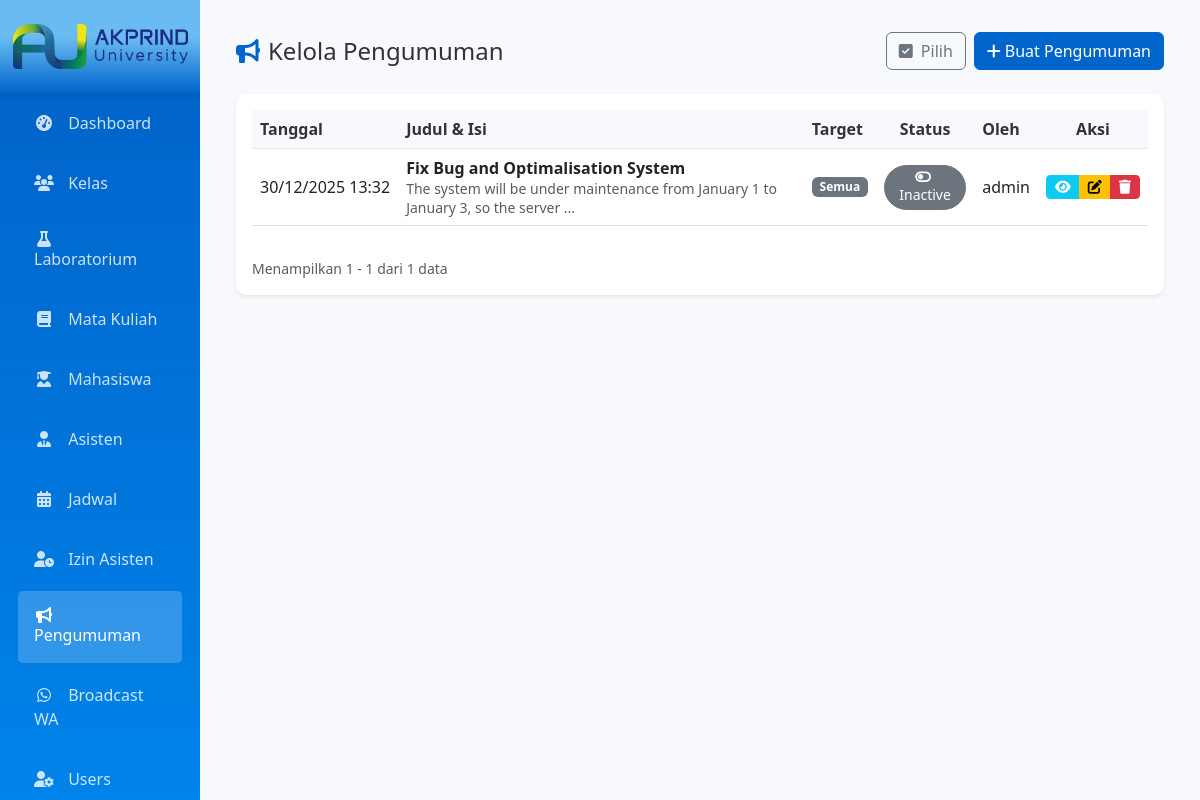
Before: /index.php?page=admin_pengumuman (signed in) with the older database file.
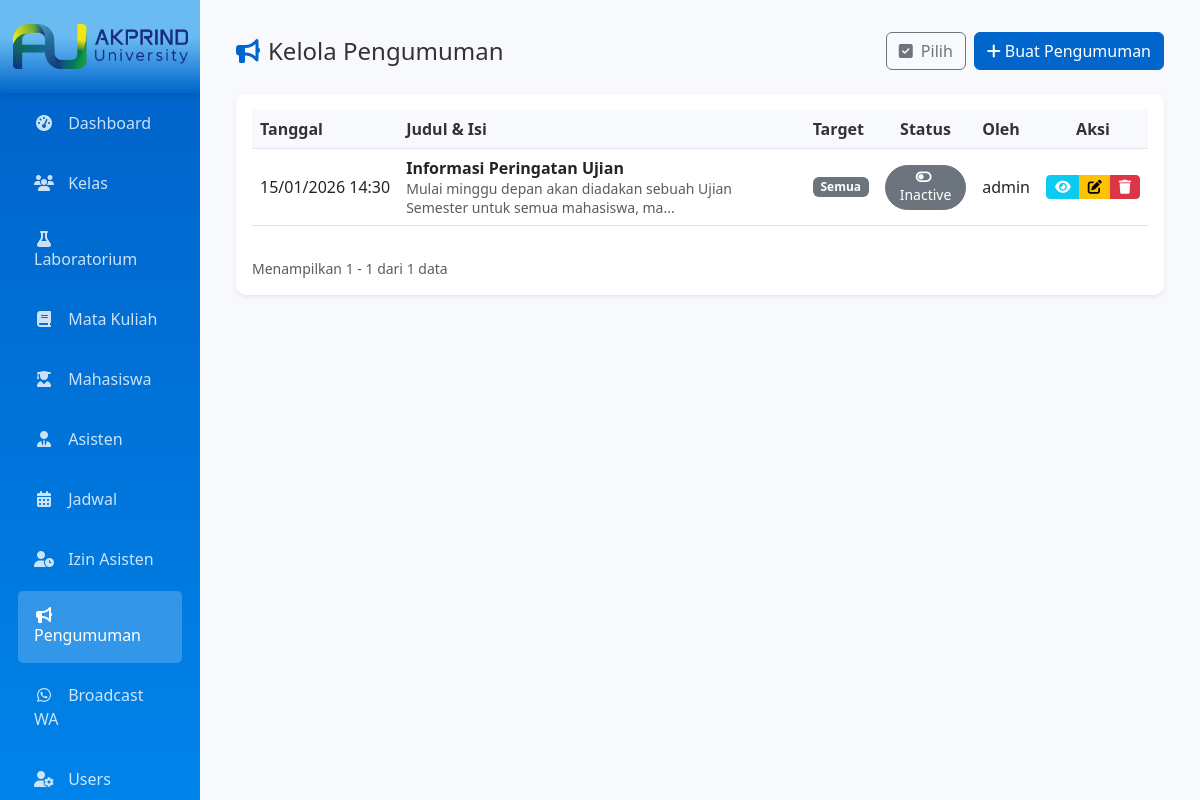
After: the same page with the newer database file.
### tables this page shows
CREATE TABLE `pengumuman` (
  `id` int(11) NOT NULL,
  `judul` varchar(255) NOT NULL,
  `isi` text NOT NULL,
  `target_role` enum('semua','mahasiswa','asisten') NOT NULL DEFAULT 'semua',
  `created_at` timestamp NOT NULL DEFAULT current_timestamp(),
  `created_by` int(11) NOT NULL,
  `status` enum('active','inactive') DEFAULT 'active'
);

CREATE TABLE `users` (
  `id` int(11) NOT NULL,
  `username` varchar(20) NOT NULL,
  `password` varchar(255) NOT NULL,
  `role` enum('mahasiswa','asisten','admin') DEFAULT 'mahasiswa',
  `created_at` timestamp NOT NULL DEFAULT current_timestamp(),
  `remember_token` varchar(64) DEFAULT NULL,
  `token_expires` datetime DEFAULT NULL
);

### pages/admin/pengumuman.php (the view, shortened to what this page needs)
<?php
$per_page = 10;
$current_page = get_current_page();
$count_query = mysqli_query($conn, "SELECT COUNT(*) as total FROM pengumuman");
$total_data = mysqli_fetch_assoc($count_query)['total'];
$offset = get_offset($current_page, $per_page);
$stmt_pengumuman = mysqli_prepare($conn, "SELECT p.*, u.username FROM pengumuman p LEFT JOIN users u ON p.created_by = u.id ORDER BY p.created_at DESC LIMIT ?, ?");
mysqli_stmt_bind_param($stmt_pengumuman, "ii", $offset, $per_page);
mysqli_stmt_execute($stmt_pengumuman);
$pengumuman_query = mysqli_stmt_get_result($stmt_pengumuman);
$pengumuman_data = [];
while ($row = mysqli_fetch_assoc($pengumuman_query)) {
    $pengumuman_data[] = $row;
}
?>
<?php include 'includes/header.php'; ?>
<div class="container-fluid">
    <div class="row">
        <div class="col-md-3 col-lg-2 px-0">
            <?php include 'includes/sidebar.php'; ?>
        </div>
        <div class="col-md-9 col-lg-10">
            <div class="content-wrapper p-4">
                <div class="d-flex justify-content-between align-items-center mb-4 pt-2">
                    <h4 class="mb-0"><i class="fas fa-bullhorn me-2"></i>Kelola Pengumuman</h4>
                    <div class="d-flex gap-2 align-items-center">
                        <button type="button" class="btn btn-outline-secondary" id="btnSelectMode" onclick="toggleSelectMode()">
                            <i class="fas fa-check-square me-1"></i> Pilih
                        </button>
                        <button class="btn btn-primary" data-bs-toggle="modal" data-bs-target="#modalTambah">
                            <i class="fas fa-plus me-1"></i>Buat Pengumuman
                        </button>
                    </div>
                </div>
                <div class="card shadow-sm border-0" id="pengumumanContainer">
                    <div class="card-body">
                        <div class="table-responsive d-none d-lg-block" id="pengumumanTableContainer">
                            <table class="table table-hover align-middle">
                                <thead class="table-light">
                                    <tr>
                                        <th>Tanggal</th>
                                        <th>Judul & Isi</th>
                                        <th>Target</th>
                                        <th class="text-center">Status</th>
                                        <th>Oleh</th>
                                        <th class="text-center">Aksi</th>
                                    </tr>
                                </thead>
                                <tbody>
                                    <?php if(count($pengumuman_data) > 0): ?>
                                        <?php foreach($pengumuman_data as $row): ?>
                                        <tr id="row-<?= $row['id'] ?>">
                                            <td style="white-space: nowrap;"><?= date('d/m/Y H:i', strtotime($row['created_at'])) ?></td>
                                            <td>
                                                <strong><?= htmlspecialchars($row['judul']) ?></strong><br>
                                                <small class="text-muted"><?= substr(htmlspecialchars($row['isi']), 0, 80) ?><?= strlen($row['isi']) > 80 ? '...' : '' ?></small>
                                            </td>
                                            <td>
                                                <span class="badge <?= $badge_map[$row['target_role']] ?? 'bg-secondary' ?>"><?= ucfirst($row['target_role']) ?></span>
                                            </td>
                                            <td class="text-center">
                                                <?php
                                                $status = $row['status'] ?? 'active';
                                                $btn_cls = $status == 'active' ? 'btn-success' : 'btn-secondary';
                                                $icon = $status == 'active' ? 'fa-toggle-on' : 'fa-toggle-off';
                                                ?>
                                                <button class="btn btn-sm <?= $btn_cls ?> rounded-pill" onclick="toggleStatus(<?= $row['id'] ?>, '<?= $status ?>')" title="Klik untuk mengubah status"><i class="fas <?= $icon ?> me-1"></i><?= ucfirst($status) ?></button>
                                            </td>
                                            <td><?= htmlspecialchars($row['username']) ?></td>
                                            <td class="text-center">
                                                <div class="btn-group">
                                                    <button class="btn btn-sm btn-info text-white" title="Lihat Detail" onclick='lihatPengumuman(<?= json_encode($row, JSON_HEX_TAG | JSON_HEX_APOS | JSON_HEX_QUOT | JSON_HEX_AMP) ?>)'>
                                                        <i class="fas fa-eye"></i>
                                                    </button>
                                                    <button class="btn btn-sm btn-warning" title="Edit" onclick='editPengumuman(<?= json_encode($row, JSON_HEX_TAG | JSON_HEX_APOS | JSON_HEX_QUOT | JSON_HEX_AMP) ?>)'>
                                                        <i class="fas fa-edit"></i>
                                                    </button>
                                                    <button class="btn btn-sm btn-danger" title="Hapus" onclick="confirmSlideDelete('single', <?= $row['id'] ?>)">
                                                        <i class="fas fa-trash"></i>
                                                    </button>
                                                </div>
                                            </td>
                                        </tr>
                                        <?php endforeach; ?>
                                    <?php else: ?>
                                        <tr><td colspan="5" class="text-center py-4 text-muted">Belum ada pengumuman.</td></tr>
                                    <?php endif; ?>
                                </tbody>
                            </table>
                        </div>
                        <?php if ($total_data > 0): ?>
                        <div class="d-flex flex-column flex-md-row justify-content-between align-items-center mt-3 gap-2">
                            <?= render_pagination_info($current_page, $per_page, $total_data) ?>
                        </div>
                        <?php endif; ?>
                    </div>
                </div>
            </div>
        </div>
    </div>
</div>
<?php include 'includes/footer.php'; ?>

### index.php (shortened to what this page needs)
<?php
require_once 'includes/fungsi.php';
$page = isset($_GET['page']) ? $_GET['page'] : 'login';
?>
<?php
switch ($page) {
     case 'admin_pengumuman':
        include 'pages/admin/pengumuman.php';
        break;
}
?>

### includes/header.php (shortened to what this page needs)
<!DOCTYPE html>
<html lang="id">
<head>
    <link href="https://cdn.jsdelivr.net/npm/bootstrap@5.3.0/dist/css/bootstrap.min.css" rel="stylesheet">
    <link rel="stylesheet" href="https://cdnjs.cloudflare.com/ajax/libs/font-awesome/6.4.0/css/all.min.css">
</head>
<body>

### includes/sidebar.php (shortened to what this page needs)
<div class="sidebar d-flex flex-column p-3">
    <?php
    $dashboard_page = isset($_SESSION['role']) ? $_SESSION['role'] . '_dashboard' : 'login';
    ?>
    <a href="index.php?page=<?= $dashboard_page ?>" class="sidebar-brand d-flex align-items-center justify-content-center mb-3">
        <img src="includes/logo-AU.png" alt="Logo Light" class="logo-light"
             style="height: 45px; width: auto; object-fit: contain;">
    </a>
    <ul class="nav nav-pills flex-column mb-auto">
        <?php if ($_SESSION['role'] == 'admin') : ?>
            <li class="nav-item"><a href="index.php?page=admin_dashboard" class="nav-link <?= is_active('admin_dashboard') ?>"><i class="fas fa-tachometer-alt"></i> Dashboard</a></li>
            <li class="nav-item"><a href="index.php?page=admin_kelas" class="nav-link <?= is_active('admin_kelas') ?>"><i class="fas fa-users"></i> Kelas</a></li>
            <li class="nav-item"><a href="index.php?page=admin_lab" class="nav-link <?= is_active('admin_lab') ?>"><i class="fas fa-flask"></i> Laboratorium</a></li>
            <li class="nav-item"><a href="index.php?page=admin_matakuliah" class="nav-link <?= is_active('admin_matakuliah') ?>"><i class="fas fa-book"></i> Mata Kuliah</a></li>
            <li class="nav-item"><a href="index.php?page=admin_mahasiswa" class="nav-link <?= is_active('admin_mahasiswa') ?>"><i class="fas fa-user-graduate"></i> Mahasiswa</a></li>
            <li class="nav-item"><a href="index.php?page=admin_asisten" class="nav-link <?= is_active('admin_asisten') ?>"><i class="fas fa-user-tie"></i> Asisten</a></li>
            <li class="nav-item"><a href="index.php?page=admin_jadwal" class="nav-link <?= is_active(['admin_jadwal', 'admin_materi']) ?>"><i class="fas fa-calendar-alt"></i> Jadwal</a></li>
            <li class="nav-item"><a href="index.php?page=admin_izin_asisten" class="nav-link <?= is_active('admin_izin_asisten') ?>"><i class="fas fa-user-clock"></i> Izin Asisten</a></li>
            <li class="nav-item"><a href="index.php?page=admin_pengumuman" class="nav-link <?= is_active('admin_pengumuman') ?>"><i class="fas fa-bullhorn"></i> Pengumuman</a></li>
            <li class="nav-item"><a href="index.php?page=admin_broadcast" class="nav-link <?= is_active('admin_broadcast') ?>"><i class="fab fa-whatsapp"></i> Broadcast WA</a></li>
            <li class="nav-item"><a href="index.php?page=admin_users" class="nav-link <?= is_active('admin_users') ?>"><i class="fas fa-user-cog"></i> Users</a></li>
        <?php endif; ?>
    </ul>
</div>

### includes/fungsi.php (shortened to what this page needs)
<?php
function is_active($check_page) {
    global $page;
    if (is_array($check_page)) {
        return in_array($page, $check_page) ? 'active' : '';
    }
    return $page == $check_page ? 'active' : '';
}
function get_offset($current_page, $per_page = 10) {
    return ($current_page - 1) * $per_page;
}
function get_current_page() {
    $page = isset($_GET['hal']) ? (int)$_GET['hal'] : 1;
    return max(1, $page);
}
function render_pagination_info($current_page, $per_page, $total_data) {
    $start = (($current_page - 1) * $per_page) + 1;
    $end = min($current_page * $per_page, $total_data);
    return '<small class="text-muted">Menampilkan ' . $start . ' - ' . $end . ' dari ' . $total_data . ' data</small>';
}
?>

### includes/footer.php (shortened to what this page needs)
</body>
</html>

### includes/header.php (style rules this page uses)
:root { --primary-color: #0066cc; --prima-color: #0099ffff; --primari-color: #0066ccff; --secondary-color: #00ccff; --success-color: #66cc00; --info-color: #00ccff; --warning-color: #ffaa00; --danger-color: #ff3333; --bg-body: #f8f9fc; --bg-card: #ffffff; --bg-input: #ffffff; --text-main: #333333; --text-muted: #858796; --border-color: #e3e6f0; --topbar-bg: #ffffff; --header-bg: #f8f9fc; --putih: #ffffff; --banner-gradient: linear-gradient(90deg, #0066cc, #0099ff, #16a1fdff); --card-shadow: 0 0.15rem 1.75rem 0 rgba(58,59,69,.1); --sidebar-bg: linear-gradient(180deg, #0066cc 10%, #0099ff 100%); --sidebar-brand-bg: linear-gradient(180deg, #6abbf1ff 40%, #0066cc 100%); }
body { font-family: 'Segoe UI', Tahoma, Geneva, Verdana, sans-serif; background-color: var(--bg-body); color: var(--text-main); overflow-x: hidden; transition: background-color 0.3s, color 0.3s; }
.sidebar { min-height: 100vh; background: var(--sidebar-bg); display: flex; flex-direction: column; transition: background 0.3s; }
.sidebar-brand { padding: 1.5rem 1rem; text-align: center; color: #fff; text-decoration: none; font-weight: bold; font-size: 1.2rem; position: sticky; top: 0; background: var(--sidebar-brand-bg); z-index: 10; margin: -1rem -1rem 0 -1rem !important; width: calc(100% + 2rem); box-shadow: 0 2px 10px rgba(0,0,0,0.15); transition: background 0.3s; }
.logo-light { display: block; }
.sidebar .nav-pills { overflow-y: auto; flex: 1; }
.sidebar .nav-link { color: rgba(255,255,255,0.8); padding: 1rem; border-radius: 5px; margin: 2px 2px; }
.sidebar .nav-link.active { color: #fff; background-color: rgba(255,255,255,0.2); }
.sidebar .nav-link i { margin-right: 10px; width: 20px; text-align: center; }
.content-wrapper { min-height: 100vh; }
.card { background-color: var(--bg-card); border: none; color: var(--text-main); box-shadow: 0 0.15rem 1.75rem 0 rgba(0,0,0,.05); border-radius: 10px; }
.btn-primary { background-color: var(--primary-color); border-color: var(--primary-color); }
.table th { background-color: var(--header-bg); color: var(--text-main); border-color: var(--border-color); }
.content-wrapper > div > h4 > i, .content-wrapper > h4 > i, .content-wrapper h4.mb-0 > i, .content-wrapper h4.mb-4 > i, .page-header-banner h4 > i { color: var(--primary-color) !important; }
@media (min-width: 992px) { .row > .col-md-3.col-lg-2 { position: fixed; top: 0; left: 0; width: 16.666667%; height: 100vh; overflow-y: auto; z-index: 1000; padding: 0 !important; } }
@media (min-width: 992px) { .row > .col-md-9.col-lg-10 { margin-left: 16.666667%; width: 83.333333% !important; max-width: 83.333333% !important; flex: 0 0 83.333333% !important; } }

Changed rows visible on the page:
removed pengumuman: created_at "30/12/2025 13:32", judul "Fix Bug and Optimalisation System", isi "The system will be under maintenance from January 1 to January 3, so the server", target_role "Semua", status "Inactive", users.username "admin"
added pengumuman: created_at "15/01/2026 14:30", judul "Informasi Peringatan Ujian", isi "Mulai minggu depan akan diadakan sebuah Ujian Semester untuk semua mahasiswa, ma", target_role "Semua", status "Inactive", users.username "admin"
